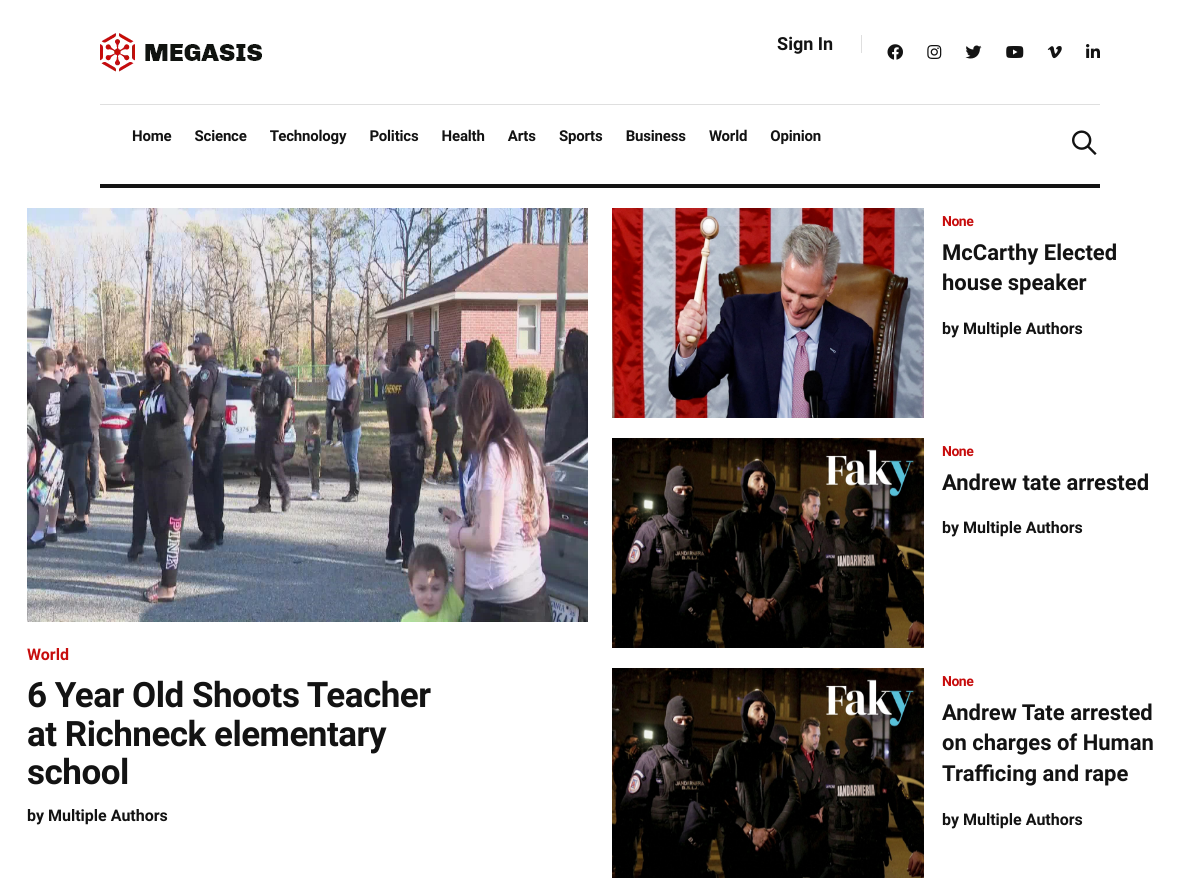
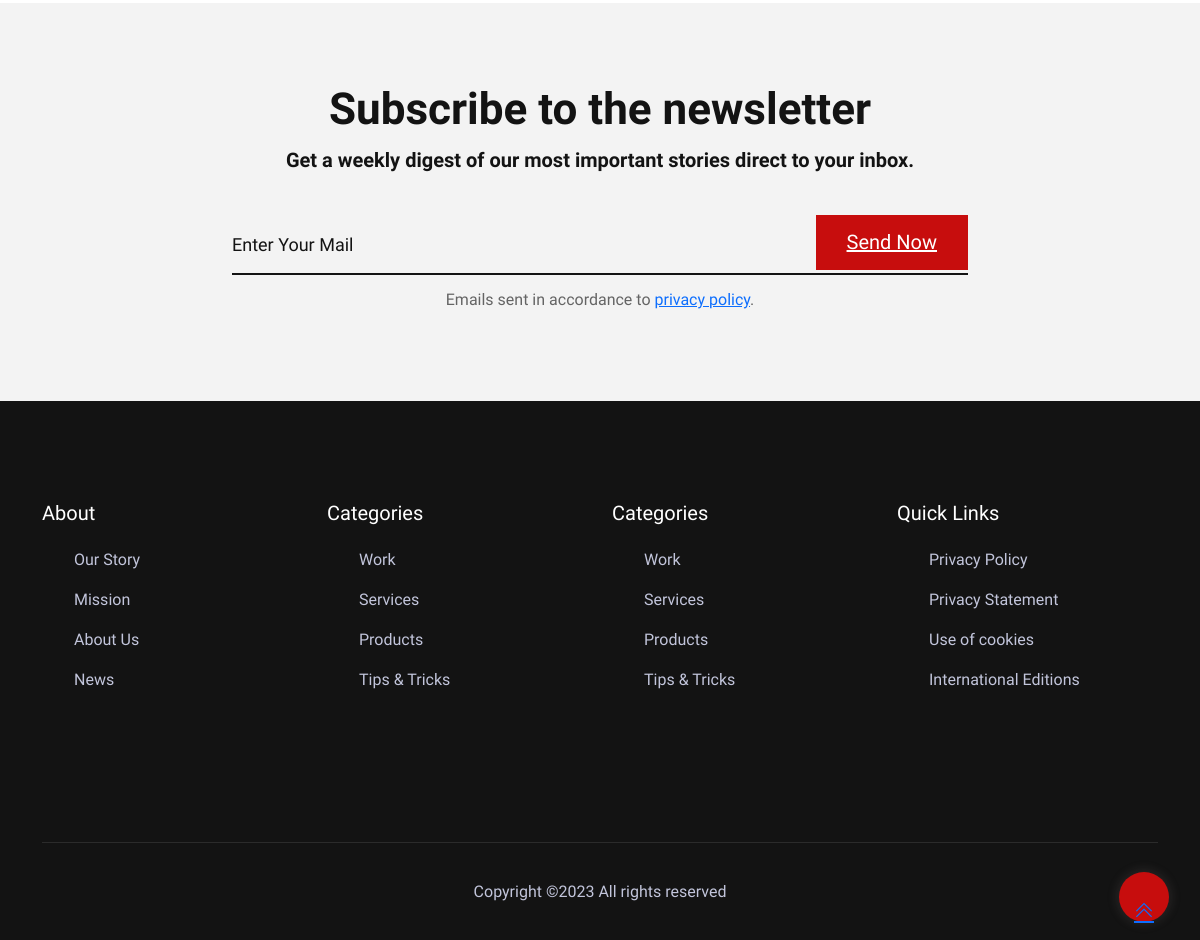
The page / on the database its author committed (2 pictures, top to bottom).
### articles/models.py (models this page shows, shortened)
class Article(models.Model):
    title = models.CharField(max_length=200)
    description = models.CharField(max_length=255)
    thumbnail = models.ImageField(
        blank=True, null=True, upload_to="thumbnails/")
    article_text = models.TextField(blank=True, null=True)
    bibliography = models.TextField(blank=True, null=True)
    date_added = models.DateTimeField('Date Published',
                                      auto_now_add=True,
                                      blank=True)
    date_updated = models.DateTimeField('Date Updated',
                                        auto_now_add=True,
                                        blank=True)
    article_slug = models.SlugField(max_length=100,
                                    unique=True,
                                    blank=True,
                                    null=True)
    category = models.CharField(max_length=40,
                                blank=True,
                                null=True,
                                choices=CATEGORY_CHOICES)
    sourceOne = models.URLField(max_length=300, blank=True, null=True)
    sourceTwo = models.URLField(max_length=300, blank=True, null=True)
    sourceThree = models.URLField(max_length=300, blank=True, null=True)
    sourceFour = models.URLField(max_length=300, blank=True, null=True)
    sourceFive = models.URLField(max_length=300, blank=True, null=True)
    def slug(self):
        return slugify(self.title)

### articles/views.py (the view)
# urls.py: path('', views.article_list, name='article_list'),
def article_list(request):
    latest_article = Article.objects.latest('id')
    main_articles = Article.objects.order_by("-date_added")[1:4]
    return render(request, 'articles/index.html',
                  {'latest_article': latest_article,
                   'main_articles': main_articles})

### articles/templates/articles/index.html
{% extends './base.html' %}
{% block content %}
<div class="col-xxl-7 col-xl-6 col-lg-6">
<div class="single-slider">
<div class="trending-top mb-30">
<div class="trend-top-img">
<a href="{% url 'article_detail' latest_article.slug %}"> <img src="{{ latest_article.thumbnail.url }}" width="889.3" height="414.783" alt=""></a>
</div>
<div class="trend-top-cap">
<span>{{latest_article.get_category_display}}</span>
<h2><a style="text-decoration: none;" href="{% url 'article_detail' latest_article.slug %}">{{latest_article.title}}</a></h2>
<p>by <a style="text-decoration: none;" href="#">Multiple Authors</a></p>
</div>
</div>
</div>
</div>
<div class="col-xxl-5 col-xl-6 col-lg-6">
<div class="row">
{% for art in main_articles %}
<div class="col-xl-12 col-lg-12 col-md-11">
<div class="whats-right-single mb-20">
<div class="whats-right-img">
<a href="{%url 'article_detail' art.slug%}"><img src="{{ art.thumbnail.url }}" width="312" height="210" alt=""></a>
</div>
<div class="whats-right-cap">
<span>{{art.get_category_display}}</span>
<h4><a style="text-decoration: none;" href="{%url 'article_detail' art.slug%}">{{art.title}}</a></h4>
<p>by<a style="text-decoration: none;" href="#"> Multiple Authors</a></p>
</div>
</div>
</div>
{% endfor %}
</div>
</div>
{% endblock %}
{% block prefoot %}
<div class="subscribe-area section-bg">
<div class="container">
<div class="row justify-content-center">
<div class="col-xxl-7 col-xl-8 col-lg-9">
<div class="subcrition-tittle text-center mb-40">
<h2>Subscribe to the newsletter</h2>
<p>Get a weekly digest of our most important stories direct to your inbox.</p>
</div>
<form action="#" class="search-box">
<div class="input-form">
<input type="text" placeholder="Enter your mail">
</div>
<div class="search-form">
<a href="#">Send Now</a>
</div>
</form>
<div class="pera text-center pt-10">
<p>Emails sent in accordance to <a href="#">privacy policy</a>.</p>
</div>
</div>
</div>
</div>
</div>
{% endblock %}

### articles/templates/articles/base.html (shortened to what this page needs)
{% load static %}
<!doctype html>
<html class="no-js" lang="zxx">
<head>
<link rel="stylesheet" href="{% static 'css/style.css'%}">
<link rel="stylesheet" href="{% static 'css/bootstrap.min.css' %}">
<link rel="stylesheet" href="{% static 'css/wl.carousel.min.css' %}">
<link rel="stylesheet" href="{% static 'css/slicknav.css' %}">
<link rel="stylesheet" href="{% static 'css/animate.min.css'%}">
<link rel="stylesheet" href="{% static 'css/magnific-popup.css'%}">
<link rel="stylesheet" href="{% static 'css/fontawesome-all.min.css'%}">
<link rel="stylesheet" href="{% static 'css/themify-icons.css'%}">
<link rel="stylesheet" href="{% static 'css/slick.css'%}">
<link rel="stylesheet" href="{% static 'css/nice-select.css'%}">
</head>
<body>
<header>
<div class="header-area">
<div class="main-header ">
<div class="header-top ">
<div class="container-fluid">
<div class="row">
<div class="col-xl-12">
<div class="d-flex justify-content-lg-between align-items-center justify-content-sm-end">
<div class="header-info-mid">
<div class="logo">
<a href="{% url 'article_list' %}"><img src="{% static 'img/logo/logo.png' %}" alt=""></a>
</div>
</div>
<div class="header-info-right d-flex align-items-center">
<ul>
  {% if user.is_authenticated %}
  <li>{{user.email}} <a href="/logout" class="header-btn">(Logout) </a>
  </li>
  {% else %}
<li><a href="/login" class="header-btn">Sign in</a></li>
{% endif %}
</ul>
<div class="header-social">
<a href="https://www.fb.com/sai4ull"><i class="fab fa-facebook"></i></a>
<a href="#"><i class="fab fa-instagram"></i></a>
<a href="#"><i class="fab fa-twitter"></i></a>
<a href="#"><i class="fab fa-youtube"></i></a>
<a href="#"><i class="fab fa-vimeo-v"></i></a>
<a href="#"><i class="fab fa-linkedin-in"></i></a>
</div>
</div>
</div>
</div>
</div>
</div>
</div>
<div class="header-bottom  header-sticky">
<div class="container-fluid">
<div class="row align-items-center">
<div class="col-xl-12">
<div class="bottom-wrap d-flex justify-content-between align-items-center">
<div class="main-menu d-none d-lg-block">
<nav>
<ul id="navigation">
<li><a href="{% url 'article_list' %}">Home</a></li>
<li><a href="category.html">Science</a></li>
<li><a href="category.html">Technology</a></li>
<li><a href="category.html">Politics</a></li>
<li><a href="category.html">Health</a></li>
<li><a href="category.html">Arts</a></li>
<li><a href="category.html">Sports</a></li>
<li><a href="category.html">Business</a></li>
<li><a href="category.html">World</a></li>
<li><a href="category.html">Opinion</a></li>
</ul>
</nav>
</div>
<form class="search-form d-none d-sm-block" action="#">
<i class="ti-search"></i>
<input type="search" class="form-control" placeholder="Search Here" title="Search here">
</form>
</div>
</div>
</div>
</div>
</div>
</div>
</div>
</header>
<main>
<section class="whats-news-area mt-20 pb-30">
<div class="container-fluid">
<div class="row">
  {% block content %}
  {% endblock %}
</div>
</div>
</section>
{% block prefoot %}
{% endblock %}
</main>
<footer>
<div class="footer-wrapper">
<div class="footer-area footer-padding">
<div class="container">
<div class="row d-flex justify-content-between">
<div class="col-xl-3 col-lg-3 col-md-4 col-sm-5">
<div class="single-footer-caption mb-50">
<div class="footer-tittle">
<h4>About</h4>
<ul>
<li><a href="#">Our Story</a></li>
<li><a href="#">Mission</a></li>
<li><a href="#">About Us</a></li>
<li><a href="#">News</a></li>
</ul>
</div>
</div>
</div>
<div class="col-xl-3 col-lg-3 col-md-4 col-sm-6">
<div class="single-footer-caption mb-50">
<div class="footer-tittle">
<h4>Categories</h4>
<ul>
<li><a href="#">Work</a></li>
<li><a href="#">Services</a></li>
<li><a href="#">Products</a></li>
<li><a href="#">Tips & Tricks</a></li>
</ul>
</div>
</div>
</div>
<div class="col-xl-3 col-lg-3 col-md-4 col-sm-6">
<div class="single-footer-caption mb-50">
<div class="footer-tittle">
<h4>Categories</h4>
<ul>
<li><a href="#">Work</a></li>
<li><a href="#">Services</a></li>
<li><a href="#">Products</a></li>
<li><a href="#">Tips & Tricks</a></li>
</ul>
</div>
</div>
</div>
<div class="col-xl-3 col-lg-3 col-md-4 col-sm-6">
<div class="single-footer-caption mb-50">
<div class="footer-tittle">
<h4>Quick Links </h4>
<ul>
<li><a href="#">Privacy Policy</a></li>
<li><a href="#">Privacy Statement</a></li>
<li><a href="#">Use of cookies</a></li>
<li><a href="#">International Editions</a></li>
</ul>
</div>
</div>
</div>
</div>
</div>
</div>
<div class="footer-bottom-area">
<div class="container">
<div class="footer-border">
<div class="row d-flex align-items-center">
<div class="col-xl-12 ">
<div class="footer-copy-right text-center">
<p>Copyright &copy;<script>document.write(new Date().getFullYear());</script> All rights reserved</p>
</div>
</div>
</div>
</div>
</div>
</div>
</div>
</footer>
<div id="back-top" class="">
<a title="Go to Top" href="#" class=""> <i class="ti-angle-double-up scroll-animate"></i></a>
</div>
</body>
</html>

### rows shown on the page
Article: thumbnail (picture), category "World", title "6 Year Old Shoots Teacher at Richneck elementary school"
Article: thumbnail (picture), category "None", title "McCarthy Elected house speaker"
Article: thumbnail (picture), category "None", title "Andrew tate arrested"
Article: thumbnail (picture), category "None", title "Andrew Tate arrested on charges of Human Trafficing and rape"
